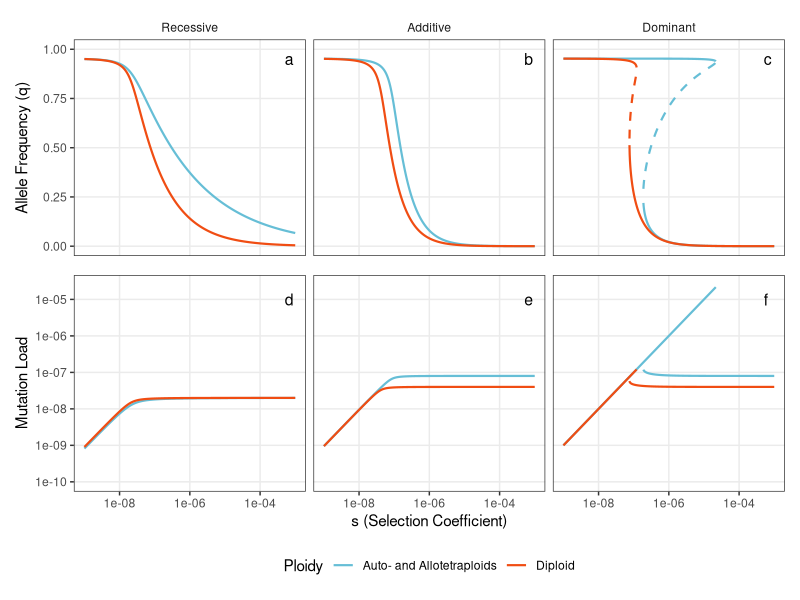

This chart was generated by the following R code:
library(ggplot2)
library(readr)
library(dplyr)
library(tidyr)
library(patchwork)

# Colors
dip_color <- "#F04D13"
auto_color <- "#66BED6"

# Read in datasets
dip_rec <- read_csv("dip_rec.csv", col_names = FALSE)
auto_rec <- read_csv("auto_rec.csv", col_names = FALSE)

dip_add <- read_csv("dip_add.csv", col_names = FALSE)
auto_add <- read_csv("auto_add.csv", col_names = FALSE)

dip_dom_selected <- read_csv("dip_dom_selected.csv", col_names = FALSE)
dip_dom_neutral  <- read_csv("dip_dom_neutral.csv", col_names = FALSE)
dip_dom_unstable <- read_csv("dip_dom_unstable.csv", col_names = FALSE)

auto_dom_selected <- read_csv("auto_dom_selected.csv", col_names = FALSE)
auto_dom_neutral  <- read_csv("auto_dom_neutral.csv", col_names = FALSE)
auto_dom_unstable <- read_csv("auto_dom_unstable.csv", col_names = FALSE)

# Helper function
build_df <- function(df, model, mode, group, label = "neutral", y_col = "X2") {
  df %>%
    mutate(
      x = .data[["X1"]],
      y = if (group == "MutationLoad") {
        1 - .data[[y_col]]
      } else {
        .data[[y_col]]
      },
      Model = model,
      Mode = mode,
      Group = group,
      Label = label
    ) %>%
    select(x, y, Model, Mode, Group, Label)
}

# Combine all data
df <- bind_rows(
  # Allele frequencies (column 2)
  build_df(dip_rec, "Diploid", "Recessive", "AlleleFreq", y_col = "X2"),
  build_df(auto_rec, "Auto- and Allotetraploids", "Recessive", "AlleleFreq", y_col = "X2"),
  build_df(dip_add, "Diploid", "Additive", "AlleleFreq", y_col = "X2"),
  build_df(auto_add, "Auto- and Allotetraploids", "Additive", "AlleleFreq", y_col = "X2"),
  build_df(dip_dom_neutral, "Diploid", "Dominant", "AlleleFreq", "neutral", y_col = "X2"),
  build_df(dip_dom_selected, "Diploid", "Dominant", "AlleleFreq", "selected", y_col = "X2"),
  build_df(dip_dom_unstable, "Diploid", "Dominant", "AlleleFreq", "unstable", y_col = "X2"),
  build_df(auto_dom_neutral, "Auto- and Allotetraploids", "Dominant", "AlleleFreq", "neutral", y_col = "X2"),
  build_df(auto_dom_selected, "Auto- and Allotetraploids", "Dominant", "AlleleFreq", "selected", y_col = "X2"),
  build_df(auto_dom_unstable, "Auto- and Allotetraploids", "Dominant", "AlleleFreq", "unstable", y_col = "X2"),
  
  # Mutation load (column 5 = diploid; column 6 = autotetraploid)
  build_df(dip_rec, "Diploid", "Recessive", "MutationLoad", y_col = "X5"),
  build_df(auto_rec, "Auto- and Allotetraploids", "Recessive", "MutationLoad", y_col = "X6"),
  build_df(dip_add, "Diploid", "Additive", "MutationLoad", y_col = "X5"),
  build_df(auto_add, "Auto- and Allotetraploids", "Additive", "MutationLoad", y_col = "X6"),
  build_df(dip_dom_neutral, "Diploid", "Dominant", "MutationLoad", "neutral", y_col = "X5"),
  build_df(dip_dom_selected, "Diploid", "Dominant", "MutationLoad", "selected", y_col = "X5"),
  build_df(auto_dom_neutral, "Auto- and Allotetraploids", "Dominant", "MutationLoad", "neutral", y_col = "X6"),
  build_df(auto_dom_selected, "Auto- and Allotetraploids", "Dominant", "MutationLoad", "selected", y_col = "X6")
)


# Set factor levels
df$Mode <- factor(df$Mode, levels = c("Recessive", "Additive", "Dominant"))
df$Group <- factor(df$Group, levels = c("AlleleFreq", "MutationLoad"))
df$Label <- factor(df$Label, levels = c("neutral", "selected", "unstable"))

# Set line type: dashed for unstable
df <- df %>%
  mutate(LineType = ifelse(Label == "unstable", "dashed", "solid"))

# Plot settings
color_map <- c("Diploid" = dip_color, "Auto- and Allotetraploids" = auto_color)
line_map <- c("solid" = "solid", "dashed" = "dashed")

# --- Top Row: Allele Frequencies ---
allele_freq_plot <- df %>%
  filter(Group == "AlleleFreq") %>%
  ggplot(aes(x = x, y = y, color = Model, linetype = LineType, group = interaction(Model, Label))) +
  geom_line(linewidth = .75) +
  facet_grid(. ~ Mode) +
  scale_x_log10(
    limits = c(1e-9, 1e-3),
    breaks = c(1e-8, 1e-6, 1e-4)
  ) +
  scale_y_continuous(
    limits = c(0, 1),
    breaks = c(0, 0.25, 0.5, 0.75, 1)
  ) +
  scale_color_manual(values = color_map) +
  scale_linetype_manual(values = line_map, guide = "none") +
  theme_bw(base_size = 11) +
  theme(
    legend.position = "none",
    axis.text.x = element_blank(),
    axis.title.x = element_blank(),
    axis.ticks.x = element_blank(),
    panel.grid.minor = element_blank(),
    strip.placement = "outside",
    strip.background = element_blank()
  ) +
  labs(y = "Allele Frequency (q)", title = NULL)

# --- Bottom Row: Mutation Load ---
mutation_load_plot <- df %>%
  filter(Group == "MutationLoad") %>%
  ggplot(aes(x = x, y = y, color = Model, linetype = LineType, group = interaction(Model, Label))) +
  geom_line(linewidth = .75) +
  facet_grid(. ~ Mode) +
  scale_x_log10(
    limits = c(1e-9, 1e-3),
    breaks = c(1e-8, 1e-6, 1e-4), 
    labels = scales::label_scientific()
  ) +
  scale_y_log10(
    limits = c(1e-10, 2.5e-5),
    breaks = c(1e-10, 1e-9, 1e-8, 1e-7, 1e-6, 1e-5),
    labels = scales::label_scientific()
  ) +
  scale_color_manual(values = color_map) +
  scale_linetype_manual(values = line_map, guide = "none") +
  theme_bw(base_size = 11) +
  theme(
    legend.position = "bottom",
    strip.placement = "outside",
    panel.grid.minor = element_blank(),
    strip.background = element_blank(),
    strip.text.x = element_blank()
  ) +
  labs(x = "s (Selection Coefficient)", y = "Mutation Load", linetype = "Regime", color = "Ploidy")

# Create a data frame with tags and coordinates
panel_labels <- data.frame(
  Mode = factor(c("Recessive", "Additive", "Dominant"), levels = c("Recessive", "Additive", "Dominant")),
  label_top = c("a", "b", "c"),
  label_bottom = c("d", "e", "f")
)

# Add top row labels to allele_freq_plot
allele_freq_plot <- allele_freq_plot +
  geom_text(data = panel_labels, aes(label = label_top, x = 5e-4, y = 0.95),
            inherit.aes = FALSE, size = 4, hjust = 0)

# Add bottom row labels to mutation_load_plot
mutation_load_plot <- mutation_load_plot +
  geom_text(data = panel_labels, aes(label = label_bottom, x = 5e-4, y = 1e-5),
            inherit.aes = FALSE, size = 4, hjust = 0)

# --- Combine and save ---
final_plot <- (allele_freq_plot / mutation_load_plot) +
  plot_layout(heights = c(1, 1))

ggsave("deleterious_bifn.pdf", final_plot, width = 6.5, height = 4.25, units = "in")
